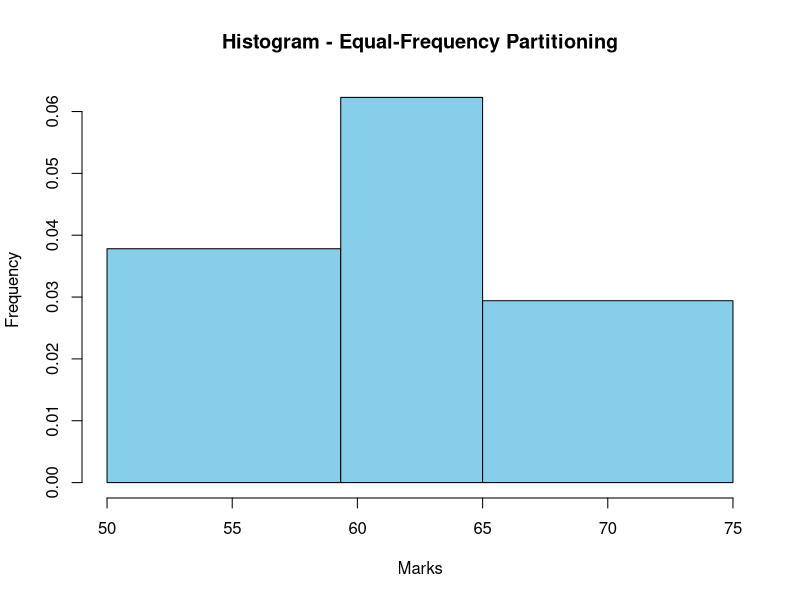
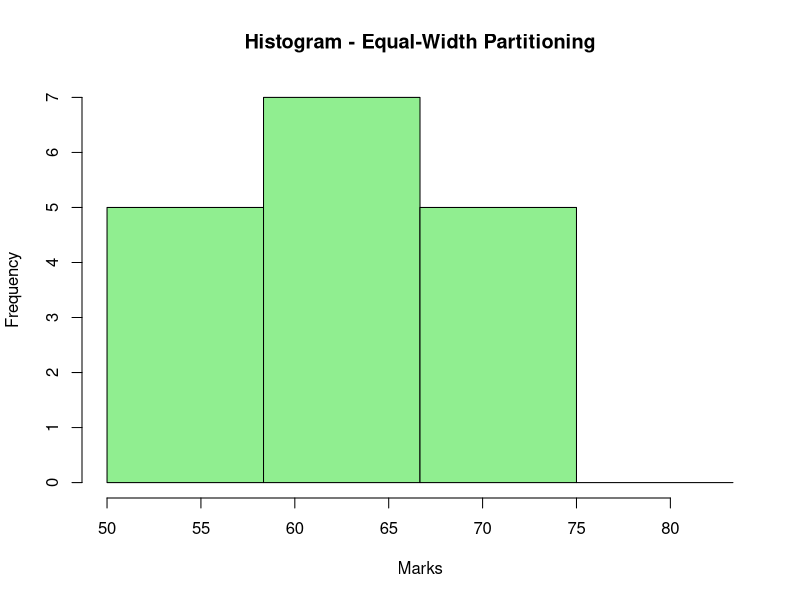

These charts were generated, in order, by the following R code:
# Marks data
marks <- c(55, 60, 71, 63, 55, 65, 50, 55, 58, 59, 61, 63, 65, 67, 71, 72, 75)

# Sort the marks data
sorted_marks <- sort(marks)

# (a) Equal-Frequency Partitioning (Equi-Depth)

# Determine the cut points for equal-frequency partitioning
cuts_eqfreq <- quantile(sorted_marks, probs = seq(0, 1, by = 1/3))

# Partition data into bins based on equal-frequency
bins_eqfreq <- cut(sorted_marks, breaks = cuts_eqfreq, include.lowest = TRUE)

# Plot histogram for equal-frequency partitioning
hist(sorted_marks, breaks = cuts_eqfreq, col = "skyblue", main = "Histogram - Equal-Frequency Partitioning",
     xlab = "Marks", ylab = "Frequency", border = "black")

# (b) Equal-Width Partitioning

# Determine the bin width for equal-width partitioning
bin_width <- (max(marks) - min(marks)) / 3

# Calculate cut points for equal-width partitioning
cuts_eqwidth <- seq(min(marks), max(marks) + bin_width, by = bin_width)

# Partition data into bins based on equal-width
bins_eqwidth <- cut(marks, breaks = cuts_eqwidth, include.lowest = TRUE)

# Plot histogram for equal-width partitioning
hist(marks, breaks = cuts_eqwidth, col = "lightgreen", main = "Histogram - Equal-Width Partitioning",
     xlab = "Marks", ylab = "Frequency", border = "black")
